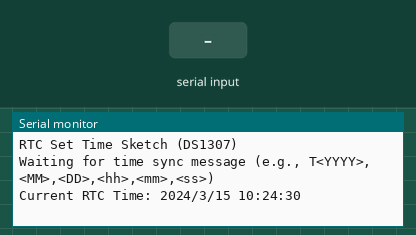
Recording of a sketch running on a simulated Arduino Uno, built with avr-gcc and run on an emulated ATmega328P. On the bench: the last lines printed to the serial monitor. The test bench sets the inputs (shaded band). The local clock reads 2024-03-15 10:24:30 at power-on unless the sketch sets it.

Above: at 1.2 s.
1.3 s: "90,45\n" received over Serial
At 1.8 s:
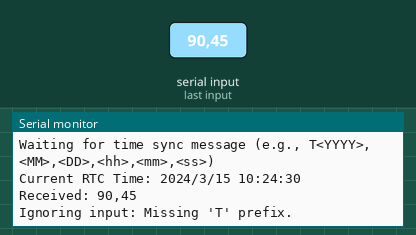
2.8 s: "6\n" received over Serial
At 3.9 s:
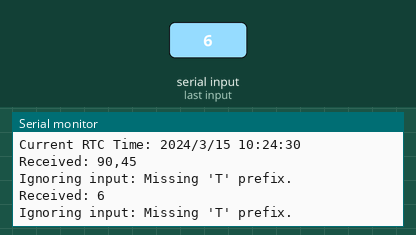
4.3 s: "T90\n" received over Serial
At 4.8 s:
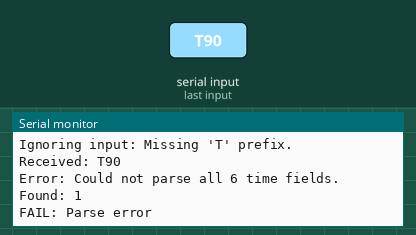
5.8 s: "T,45\n" received over Serial
At 7.0 s:
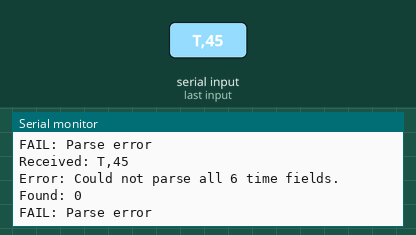
7.3 s: "90,45,200,10,150,30\n" received over Serial
At 8.7 s:
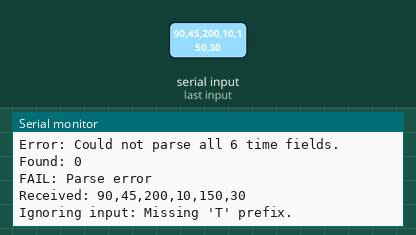

The sketch:

set_rtc.ino
```cpp
#include <Wire.h>
#include <RTClib.h> // Make sure to install "RTClib by Adafruit"

RTC_DS1307 rtc;
// RTC_DS3231 rtc;
// RTC_PCF8523 rtc;

const long SERIAL_BAUD = 9600; // Must match Python script

void setup() {
  Serial.begin(SERIAL_BAUD);
  while (!Serial);

  Serial.println("RTC Set Time Sketch (DS1307)");
  Serial.println("Waiting for time sync message (e.g., T<YYYY>,<MM>,<DD>,<hh>,<mm>,<ss>)");

  if (!rtc.begin()) {
    Serial.println("Couldn't find RTC!");
    Serial.flush();
    while (1) delay(10); // Halt if RTC not found
  }

  // Check if the clock is running (DS1307 equivalent of checking power loss)
  if (!rtc.isrunning()) {
    Serial.println("RTC was not running (e.g., powered down without battery). Please set time.");
    // Note: Time will be set by the Python script when it runs.
    // If you wanted it to start counting from a default time immediately, you could add:
    // rtc.adjust(DateTime(F(__DATE__), F(__TIME__)));
    // But it's better to wait for the accurate time from Python.
  }

  // Print current RTC time on startup
  printTime();
}

void loop() {
  // Check if data is available from Serial
  if (Serial.available() > 0) {
    String input = Serial.readStringUntil('\n');
    input.trim(); // Remove any leading/trailing whitespace

    Serial.print("Received: ");
    Serial.println(input);

    // Check if the input starts with the time sync prefix 'T'
    if (input.startsWith("T")) {
      // Remove the 'T' prefix
      String timeData = input.substring(1);

      // Parse the comma-separated values
      int year, month, day, hour, minute, second;

      // Use sscanf for robust parsing (requires converting String to char array)
      char buffer[30];
      timeData.toCharArray(buffer, sizeof(buffer));

      int parsedFields = sscanf(buffer, "%d,%d,%d,%d,%d,%d",
                                &year, &month, &day, &hour, &minute, &second);

      if (parsedFields == 6) {
        // Check basic validity (optional, add more checks if needed)
        if (year >= 2000 && year < 2100 && month >= 1 && month <= 12 && day >= 1 && day <= 31 &&
            hour >= 0 && hour <= 23 && minute >= 0 && minute <= 59 && second >= 0 && second <= 59)
        {
            // Create a DateTime object and set the RTC
            DateTime newTime(year, month, day, hour, minute, second);
            rtc.adjust(newTime);

            Serial.println("RTC time set successfully!");
            printTime(); // Print the newly set time
            Serial.println("OK"); // Send confirmation back to Python
        } else {
            Serial.println("Error: Parsed date/time values out of range.");
            Serial.println("FAIL: Invalid data");
        }
      } else {
        Serial.print("Error: Could not parse all 6 time fields. Found: ");
        Serial.println(parsedFields);
        Serial.println("FAIL: Parse error");
      }
    } else {
      Serial.println("Ignoring input: Missing 'T' prefix.");
    }
  }

  // Optional: Print RTC time periodically for debugging
  // delay(5000);
  // printTime();
}

// Helper function to print the current RTC time
void printTime() {
  DateTime now = rtc.now();
  Serial.print("Current RTC Time: ");
  Serial.print(now.year(), DEC);
  Serial.print('/');
  Serial.print(now.month(), DEC);
  Serial.print('/');
  Serial.print(now.day(), DEC);
  Serial.print(" ");
  Serial.print(now.hour(), DEC);
  Serial.print(':');
  Serial.print(now.minute(), DEC);
  Serial.print(':');
  Serial.print(now.second(), DEC);
  Serial.println();
}
```

Measured:
- after the input at 1.3 s, the serial monitor: prints a new line at once (image 1)
- after the input at 2.8 s, the serial monitor: prints a new line at once (image 2)
- after the input at 4.3 s, the serial monitor: prints a new line at once (image 3)
- after the input at 5.8 s, the serial monitor: prints a new line at once (image 4)
- after the input at 7.3 s, the serial monitor: prints a new line at once (image 5)
